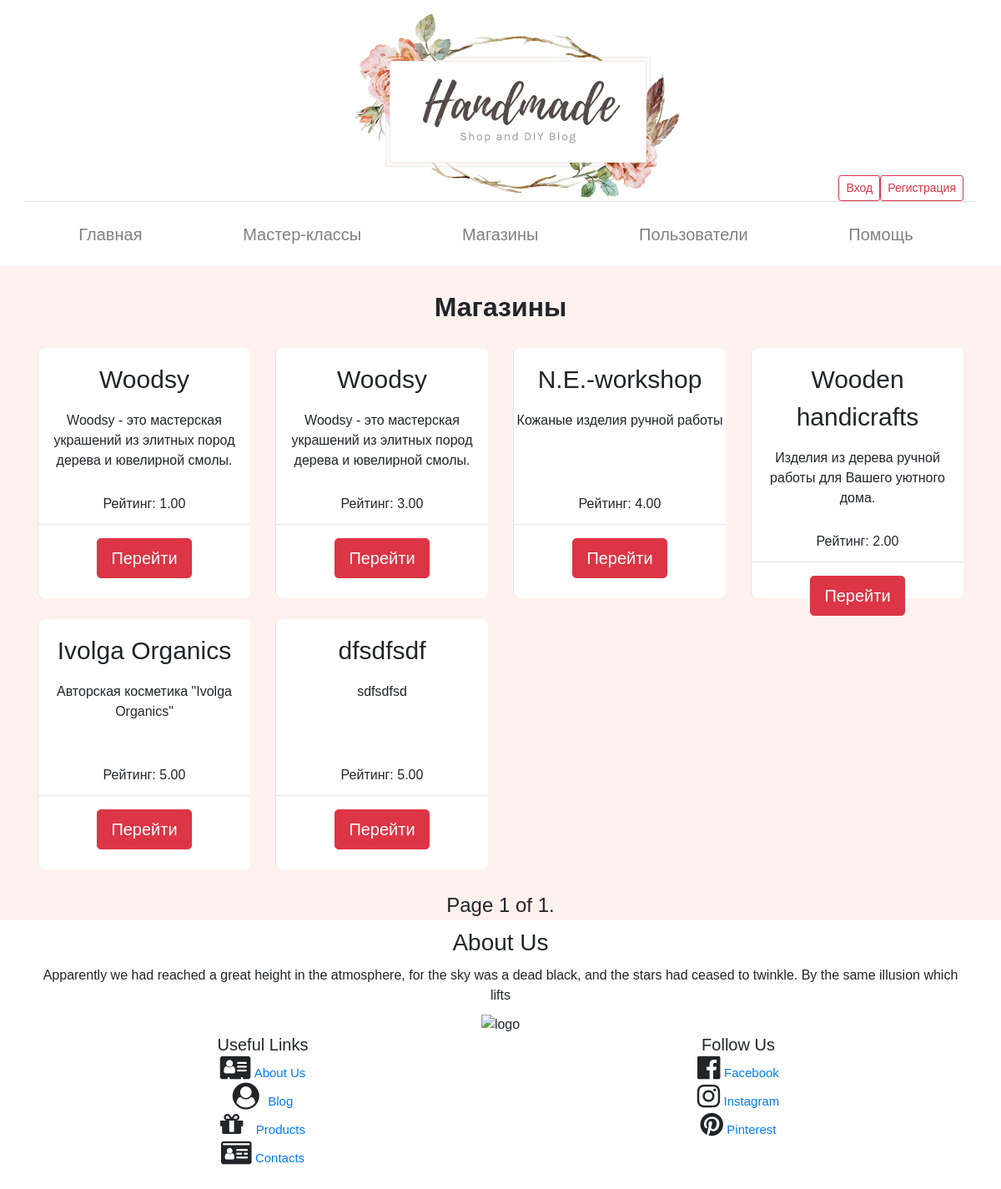
The page /shops/ on the database its author committed.
### creative_shop/models.py (models this page shows, shortened)
class Shop(models.Model):
    db_table = "shops"
    rating = models.DecimalField(max_digits=7, decimal_places=2, default=0.00)
    name = models.CharField(max_length=255, default="Мой магазин")
    description = models.TextField(default="Описание моего прекрастного магазина")
    owner = models.ForeignKey(User, related_name="shops", on_delete=models.CASCADE)
    created_at = models.DateTimeField(auto_now_add=True)

### creative_shop/views.py (the view)
# urls.py: path('', views.all_shops, name='all_shops'),
def all_shops(request):
    activity(request)
    shop_objects = Shop.objects.all()
    if not shop_objects:
        return redirect('home_page')
    paginator = Paginator(shop_objects, 8)
    page = request.GET.get('page')
    try:
        shops = paginator.page(page)
    except PageNotAnInteger:
        shops = paginator.page(1)
    except EmptyPage:
        shops = paginator.page(paginator.num_pages)
    return render(request, 'shop_all_shops.html', context={'page': page, 'shops': shops})

### live_portal/utils.py (called while the page is built)
def activity(request):
    if request.user and request.user.id:
        log, status = ActivityLog.objects.get_or_create(user_id=request.user.id,
                                                        date=str(date.today().strftime("%Y-%m-%d")))
        log.visited_pages_count += 1
        log.save()

### creative_shop/templates/shop_all_shops.html (shortened to what this page needs)
{% extends 'base_template.html' %}
{% load static %}
{% block content %}
    <div class="container">
        <div class="row" style="min-height: 400px;">
        <div class="col-12"><h2 class="text-center" style="font-weight: bold; margin: 30px 0;">Магазины</h2></div>
            {% for shop in shops %}
                <div class="col-12 col-md-3">
                    <div class="text-center border-left" style="background: #fffffffb; height: 300px; border-radius: 8px; margin-bottom: 25px;">
                        <p style="font-size: 30px; padding: 15px 0;">{{ shop.name }}</p>
                        <p style="height: 100px;">{{ shop.description }}</p>
                        <p style="height: 20px;">Рейтинг: {{ shop.rating }}</p>
                        <hr>
                        <a href="{% url 'shop' shop.id %}" class="btn btn-lg btn-danger">Перейти</a>
                    </div>
                </div>
            {% endfor %}
            {% include "pagination/pagination.html" with page=shops %}
        </div>
    </div>
{% endblock %}

### main_site/templates/base_template.html (shortened to what this page needs)
<!DOCTYPE html>
<html lang="en">
<head>
    {% load static %}
    <link rel="stylesheet" type="text/css" href="https://cdn.datatables.net/1.10.21/css/jquery.dataTables.css">
    <link rel="stylesheet" href="https://stackpath.bootstrapcdn.com/bootstrap/4.5.0/css/bootstrap.min.css"
>
    <link rel="stylesheet" href="https://stackpath.bootstrapcdn.com/font-awesome/4.7.0/css/font-awesome.min.css">
    <link rel="stylesheet" href="{% static 'css/style.css' %}">
</head>
<body>
<div style="background: rgb(255, 255, 255);" id="BaseApp" ng-app="BaseApp" ng-controller="BaseController">
    <div class="container">
        <header class="blog-header py-3">
            <div class="row flex-nowrap justify-content-between align-items-center border-bottom">
                <div class="col-4 pt-1">
                </div>
                <div class="col-4 text-center" style="height: 225px;">
                    <a class="blog-header-logo text-dark" href="{{ request.get_full_path }}"><img src="{% static "/images/logo (1).png" %}" alt="Logo" width="390" height="221"></a>
                </div>
                <div class="col-4 d-flex justify-content-end align-items-start align-self-end">
                    {% if user.is_authenticated or user.id %}
                        <a class="btn btn-sm btn-outline-danger"
                           href="{% url 'shop_card' user.id %}">Корзина(#{ get_card_items_count }#)</a>
                        <a class="btn btn-sm btn-outline-danger" href="{% url 'user_page' user.id %}">Профиль</a>
                        <a class="btn btn-sm btn-outline-danger" href="{% url 'auth_signout' %}">Выйти</a>
                    {% else %}
                        <a class="btn btn-sm btn-outline-danger" href="{% url 'auth_page' %}">Вход</a>
                        <a class="btn btn-sm btn-outline-danger" href="{% url 'auth_register' %}">Регистрация</a>
                    {% endif %}
                </div>
            </div>
        </header>
        <div id="navbar">
        <ul class="nav justify-content-around" style="padding-bottom: 15px">
            <li class="nav-item">
              <a class="nav-link active" style="color: gray; font-size: 20px; padding-left: 5px;" href="{% url 'home_page' %}">Главная</a>
            </li>
            <li class="nav-item">
              <a class="nav-link" style="color: gray; font-size: 20px;" href="{% url 'all_blogs' %}">Мастер-классы</a>
            </li>
            <li class="nav-item">
              <a class="nav-link" style="color: gray; font-size: 20px;" href="{% url 'all_shops' %}">Магазины</a>
            </li>
            <li class="nav-item">
              <a class="nav-link" style="color: gray; font-size: 20px;" href="{% url 'all_users_page' %}">Пользователи</a>
            </li>
            <li class="nav-item">
                <a class="nav-link" style="color: gray; font-size: 20px;" href="{% url 'help_page' %}">Помощь</a>
              </li>
          </ul>
        </div>
    </div>
</div>
{% block content %}
{% endblock %}
<div style="background-color: white; padding-bottom: 25px;">
    <div class="container">
        <div class="row">
            <div class="col-12 text-center">
                <h3 class="text-center" style="padding-top: 10px;">About Us</h3>
                <div>
                    <p class="text-center" style="padding-top: 10px; padding-bottom: 10px;">Apparently we had reached a great height
                        in the atmosphere, for the sky was a dead black, and the stars had ceased to
                        twinkle. By the same illusion which lifts</p>
                    <img src="https://handmade-shop.cmsmasters.net/wp-content/uploads/2016/12/payment.png"
                         alt="logo" width="237" height="30">
                </div>
            </div>
            <div class="col-12 col-md-6">
                <h5 style="text-align: center;">Useful Links</h5>
                <div style="text-align: center;">
                    <i class="fa fa-vcard  fa-2x"></i> <a href="https://handmade-shop.cmsmasters.net/about-me/" style="font-size: 15px;">About Us</a>
                </div>
                <div style="text-align: center;">
                    <i class="fa fa-user-circle fa-2x"></i> <a href="https://handmade-shop.cmsmasters.net/my-blog/" style="font-size: 15px; padding-left: 6px;">Blog</a>
                </div>
                <div style="text-align: center;">
                    <i class="fa fa-gift fa-2x"></i> <a href="https://handmade-shop.cmsmasters.net/shop-2/" style="font-size: 15px; padding-left: 11px;">Products</a>
                </div style="text-align: center;">
                <div style="text-align: center;">
                    <i class="fa fa-id-card fa-2x"></i> <a href="https://handmade-shop.cmsmasters.net/contact-us/" style="font-size: 15px;">Contacts</a>
                </div>
            </div>
            <div class="col-12 col-md-6">
                <h5 style="text-align: center;">Follow Us</h5>
                <p style="text-align: center;">
                    <i class="fa fa-facebook-official fa-2x" aria-hidden="true"></i> <a
                        href="https://www.facebook.com/profile.php?id=100010265324329"
                        style="font-size: 15px;">Facebook</a>
                </p>
                <p style="text-align: center;">
                    <i class="fa fa-instagram fa-2x"></i> <a
                        href="https://www.instagram.com/_sweety__peach_/?hl=ru"
                        style="font-size: 15px;">Instagram</a>
                </p>
                <p style="text-align: center;">
                    <i class="fa fa-pinterest fa-2x"></i> <a
                        href="https://www.pinterest.cl/optimistttt9/"
                        style="font-size: 15px;">Pinterest</a>
                </p>
            </div>
        </div>
    </div>
</div>
</body>
</html>

### main_site/templates/pagination/pagination.html (shortened to what this page needs)
<div class="container">
    <div class="row">
        <div class="col-4"></div>
        <div class="col-4">
            <div class="pagination text-center">
                <div class="step-links" style="margin: 0 auto;">
                    <span class="current text-center" style="font-size: 24px;">
                        Page {{ page.number }} of {{ page.paginator.num_pages }}.
                    </span>
                </div>
            </div>
        </div>
        <div class="col-4"></div>
    </div>
</div>

### static/css/style.css (style rules this page uses)
html, body { font-size: 100%; background:#fff1ed; font-family: 'Oswald', sans-serif; }
body a { transition: 0.5s all ease; -webkit-transition: 0.5s all ease; -moz-transition: 0.5s all ease; -o-transition: 0.5s all ease; -ms-transition: 0.5s all ease; }
h1,h2,h3,h4,h5,h6 { margin:0; }
p { margin:0; }
ul,label { margin:0; padding:0; }

### rows shown on the page
Shop: name "Woodsy", description "Woodsy - это мастерская украшений из элитных пород дерева и ювелирной смолы.", rating "1.00"
Shop: name "Woodsy", description "Woodsy - это мастерская украшений из элитных пород дерева и ювелирной смолы.", rating "3.00"
Shop: name "N.E.-workshop", description "Кожаные изделия ручной работы", rating "4.00"
Shop: name "Wooden handicrafts", description "Изделия из дерева ручной работы для Вашего уютного дома.", rating "2.00"
Shop: name "Ivolga Organics", description "Авторская косметика \"Ivolga Organics\"", rating "5.00"
Shop: name "dfsdfsdf", description "sdfsdfsd", rating "5.00"

### other values the page prints
{{ page.number }} "1"
{{ page.paginator.num_pages }} "1"
